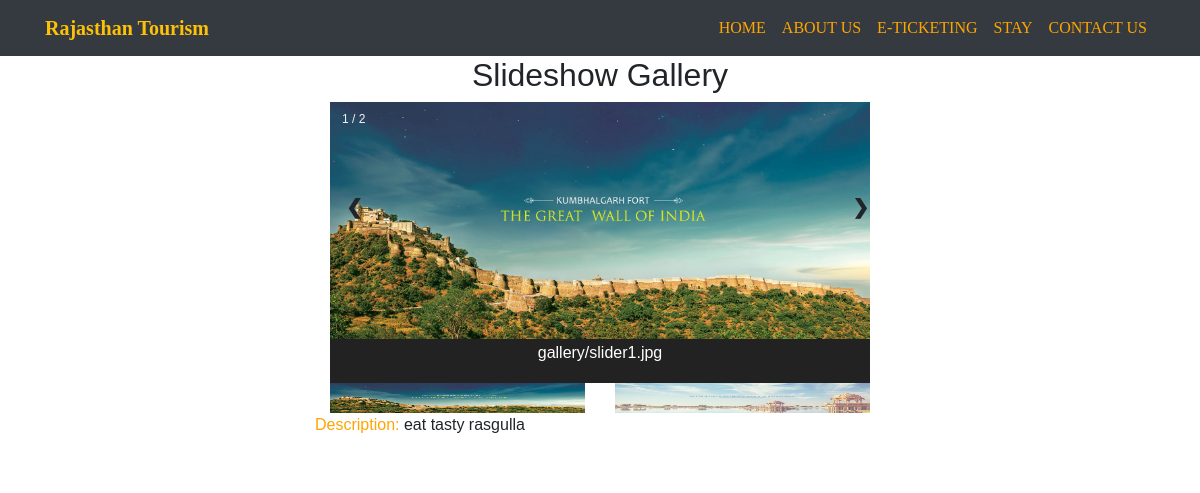
The app's page /place/2 with its own data.
### myapp/models.py (models this page shows)
class Gallery(models.Model):
    location = models.ForeignKey(Locations, on_delete = models.CASCADE)
    image = models.ImageField(upload_to='gallery')

class Locations(models.Model):
    name = models.CharField(max_length=255)
    city=models.CharField(max_length=255)
    description = models.TextField()
    image = models.ImageField(upload_to="locations")

### myapp/views.py (the view, shortened to what this page needs)
# urls.py: path('place/<int:id>',views.place,name="place"),
def place(request, id):
    if request.method == 'GET':
        l = Locations.objects.get(id = id)
        images = Gallery.objects.filter(location_id = id)
        packagelocs = Packagelocation.objects.only('package_id').filter(location_id = id)
        packages = Packages.objects.filter(id__in=packagelocs)
        length = len(images)
        return render(request, "place.html", {"images": images,"packages":packages, "length": length,"location":l, "id":id})

### myapp/templates/place.html (shortened to what this page needs)
{% load staticfiles %}
<!DOCTYPE html>
<html lang="en">
<head>
</head>
<body>
{% include "header.html" %}
<div class="container-fluid" id="bgimg">
    <div class="row">
        <div class="col-md-3">
        </div>
        <div class="col-md-6" id="top">
        <!DOCTYPE html>
<html>
<body>
<h2 style="text-align:center">Slideshow Gallery</h2>
<div class="container">
    {% for image in images %}
        <div class="mySlides">
            <div class="numbertext">{{ forloop.counter }} / {{ length }}</div>
            <img src="{{ image.image.url }}" style="width:100%">
        </div>
    {% endfor %}
  <a class="prev" onclick="plusSlides(-1)">❮</a>
  <a class="next" onclick="plusSlides(1)">❯</a>
  <div class="caption-container">
    <p id="caption"></p>
  </div>
  <div class="row">
      {% for image in images %}
          <div class="col">
            <img class="demo cursor" src="{{ image.image.url }}" style="width: 100%;" onclick="currentSlide({{ forloop.counter }})" alt="{{ image.image }}" height="30">
          </div>
       {% endfor %}
  </div>
</div>
  <div class="form-group">
        <label><h6 style="color:orange;">Description:</h6></label>
      {{ location.description }}
    </div>
    </div>
</div>
</body>
</html>

### myapp/templates/place.html (style rules this page uses)
body { font-family: Arial; margin: 0; }
* { box-sizing: border-box; }
img { vertical-align: middle; }
.container { position: relative; }
.mySlides { display: none; }
.cursor { cursor: pointer; }
.prev, .next { cursor: pointer; position: absolute; top: 40%; width: auto; padding: 16px; margin-top: -50px; color: white; font-weight: bold; font-size: 20px; border-radius: 0 3px 3px 0; user-select: none; -webkit-user-select: none; }
.next { right: 0; border-radius: 3px 0 0 3px; }
.numbertext { color: #f2f2f2; font-size: 12px; padding: 8px 12px; position: absolute; top: 0; }
.caption-container { text-align: center; background-color: #222; padding: 2px 16px; color: white; }
.row:after { content: ""; display: table; clear: both; }
.demo { opacity: 0.6; }
.active, .demo:hover { opacity: 1; }

### records on screen
Gallery: length "2", image (picture)
Gallery: image (picture)
Locations: description "eat tasty rasgulla"
